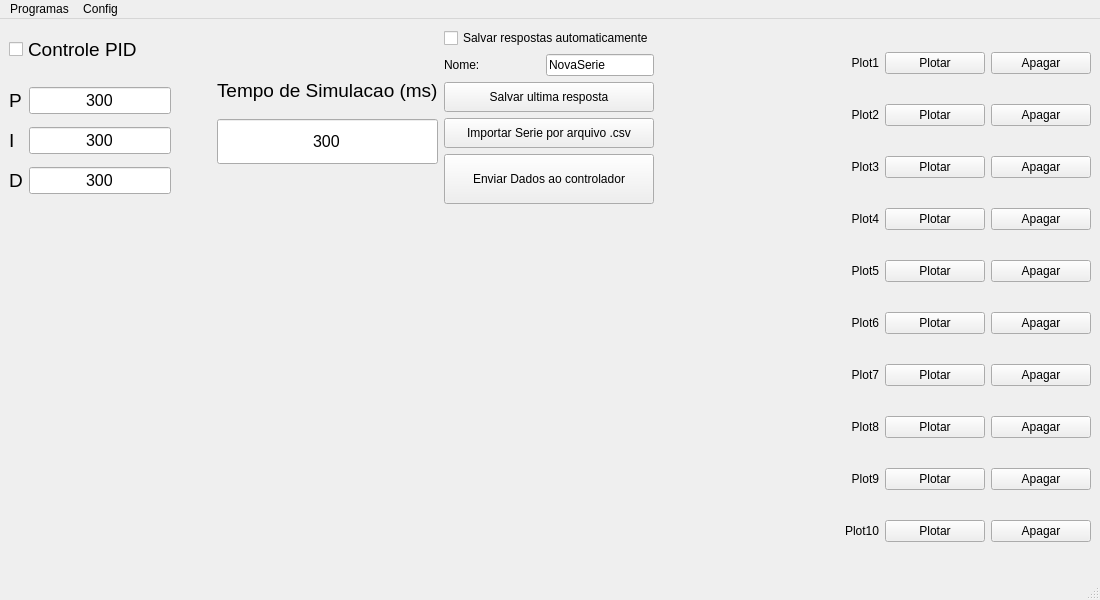
<?xml version="1.0" encoding="UTF-8"?>
<ui version="4.0">
 <class>MainWindow</class>
 <widget class="QMainWindow" name="MainWindow">
  <property name="geometry">
   <rect>
    <x>0</x>
    <y>0</y>
    <width>1100</width>
    <height>600</height>
   </rect>
  </property>
  <property name="sizePolicy">
   <sizepolicy hsizetype="Preferred" vsizetype="Preferred">
    <horstretch>50</horstretch>
    <verstretch>0</verstretch>
   </sizepolicy>
  </property>
  <property name="minimumSize">
   <size>
    <width>797</width>
    <height>0</height>
   </size>
  </property>
  <property name="windowTitle">
   <string>MainWindow</string>
  </property>
  <property name="layoutDirection">
   <enum>Qt::LeftToRight</enum>
  </property>
  <widget class="QWidget" name="centralwidget">
   <layout class="QGridLayout" name="gridLayout_3">
    <item row="0" column="2" rowspan="2">
     <layout class="QVBoxLayout" name="LayoutSeries">
      <item>
       <layout class="QHBoxLayout" name="horizontalLayout_8">
        <item>
         <widget class="QLabel" name="lblSerie_1">
          <property name="sizePolicy">
           <sizepolicy hsizetype="MinimumExpanding" vsizetype="Preferred">
            <horstretch>0</horstretch>
            <verstretch>0</verstretch>
           </sizepolicy>
          </property>
          <property name="minimumSize">
           <size>
            <width>100</width>
            <height>0</height>
           </size>
          </property>
          <property name="text">
           <string>Plot1</string>
          </property>
          <property name="alignment">
           <set>Qt::AlignRight|Qt::AlignTrailing|Qt::AlignVCenter</set>
          </property>
         </widget>
        </item>
        <item>
         <widget class="QPushButton" name="btnPlotar_1">
          <property name="sizePolicy">
           <sizepolicy hsizetype="MinimumExpanding" vsizetype="Fixed">
            <horstretch>0</horstretch>
            <verstretch>0</verstretch>
           </sizepolicy>
          </property>
          <property name="maximumSize">
           <size>
            <width>100</width>
            <height>16777215</height>
           </size>
          </property>
          <property name="text">
           <string>Plotar</string>
          </property>
          <property name="autoRepeatDelay">
           <number>300</number>
          </property>
          <property name="autoDefault">
           <bool>false</bool>
          </property>
          <property name="default">
           <bool>false</bool>
          </property>
          <property name="flat">
           <bool>false</bool>
          </property>
         </widget>
        </item>
        <item>
         <widget class="QPushButton" name="btnApagar_1">
          <property name="sizePolicy">
           <sizepolicy hsizetype="MinimumExpanding" vsizetype="Fixed">
            <horstretch>0</horstretch>
            <verstretch>0</verstretch>
           </sizepolicy>
          </property>
          <property name="maximumSize">
           <size>
            <width>100</width>
            <height>16777215</height>
           </size>
          </property>
          <property name="text">
           <string>Apagar</string>
          </property>
         </widget>
        </item>
       </layout>
      </item>
      <item>
       <layout class="QHBoxLayout" name="horizontalLayout_9">
        <item>
         <widget class="QLabel" name="lblSerie_2">
          <property name="sizePolicy">
           <sizepolicy hsizetype="Minimum" vsizetype="Preferred">
            <horstretch>0</horstretch>
            <verstretch>0</verstretch>
           </sizepolicy>
          </property>
          <property name="minimumSize">
           <size>
            <width>100</width>
            <height>0</height>
           </size>
          </property>
          <property name="text">
           <string>Plot2</string>
          </property>
          <property name="alignment">
           <set>Qt::AlignRight|Qt::AlignTrailing|Qt::AlignVCenter</set>
          </property>
         </widget>
        </item>
        <item>
         <widget class="QPushButton" name="btnPlotar_2">
          <property name="maximumSize">
           <size>
            <width>100</width>
            <height>16777215</height>
           </size>
          </property>
          <property name="text">
           <string>Plotar</string>
          </property>
         </widget>
        </item>
        <item>
         <widget class="QPushButton" name="btnApagar_2">
          <property name="maximumSize">
           <size>
            <width>100</width>
            <height>16777215</height>
           </size>
          </property>
          <property name="text">
           <string>Apagar</string>
          </property>
         </widget>
        </item>
       </layout>
      </item>
      <item>
       <layout class="QHBoxLayout" name="horizontalLayout_10">
        <item>
         <widget class="QLabel" name="lblSerie_3">
          <property name="sizePolicy">
           <sizepolicy hsizetype="Minimum" vsizetype="Preferred">
            <horstretch>0</horstretch>
            <verstretch>0</verstretch>
           </sizepolicy>
          </property>
          <property name="minimumSize">
           <size>
            <width>100</width>
            <height>0</height>
           </size>
          </property>
          <property name="text">
           <string>Plot3</string>
          </property>
          <property name="alignment">
           <set>Qt::AlignRight|Qt::AlignTrailing|Qt::AlignVCenter</set>
          </property>
         </widget>
        </item>
        <item>
         <widget class="QPushButton" name="btnPlotar_3">
          <property name="maximumSize">
           <size>
            <width>100</width>
            <height>16777215</height>
           </size>
          </property>
          <property name="text">
           <string>Plotar</string>
          </property>
         </widget>
        </item>
        <item>
         <widget class="QPushButton" name="btnApagar_3">
          <property name="maximumSize">
           <size>
            <width>100</width>
            <height>16777215</height>
           </size>
          </property>
          <property name="text">
           <string>Apagar</string>
          </property>
         </widget>
        </item>
       </layout>
      </item>
      <item>
       <layout class="QHBoxLayout" name="horizontalLayout_11">
        <item>
         <widget class="QLabel" name="lblSerie_4">
          <property name="sizePolicy">
           <sizepolicy hsizetype="Minimum" vsizetype="Preferred">
            <horstretch>0</horstretch>
            <verstretch>0</verstretch>
           </sizepolicy>
          </property>
          <property name="minimumSize">
           <size>
            <width>100</width>
            <height>0</height>
           </size>
          </property>
          <property name="text">
           <string>Plot4</string>
          </property>
          <property name="alignment">
           <set>Qt::AlignRight|Qt::AlignTrailing|Qt::AlignVCenter</set>
          </property>
         </widget>
        </item>
        <item>
         <widget class="QPushButton" name="btnPlotar_4">
          <property name="maximumSize">
           <size>
            <width>100</width>
            <height>16777215</height>
           </size>
          </property>
          <property name="text">
           <string>Plotar</string>
          </property>
         </widget>
        </item>
        <item>
         <widget class="QPushButton" name="btnApagar_4">
          <property name="maximumSize">
           <size>
            <width>100</width>
            <height>16777215</height>
           </size>
          </property>
          <property name="text">
           <string>Apagar</string>
          </property>
         </widget>
        </item>
       </layout>
      </item>
      <item>
       <layout class="QHBoxLayout" name="horizontalLayout_12">
        <item>
         <widget class="QLabel" name="lblSerie_5">
          <property name="sizePolicy">
           <sizepolicy hsizetype="Minimum" vsizetype="Preferred">
            <horstretch>0</horstretch>
            <verstretch>0</verstretch>
           </sizepolicy>
          </property>
          <property name="minimumSize">
           <size>
            <width>100</width>
            <height>0</height>
           </size>
          </property>
          <property name="text">
           <string>Plot5</string>
          </property>
          <property name="alignment">
           <set>Qt::AlignRight|Qt::AlignTrailing|Qt::AlignVCenter</set>
          </property>
         </widget>
        </item>
        <item>
         <widget class="QPushButton" name="btnPlotar_5">
          <property name="maximumSize">
           <size>
            <width>100</width>
            <height>16777215</height>
           </size>
          </property>
          <property name="text">
           <string>Plotar</string>
          </property>
         </widget>
        </item>
        <item>
         <widget class="QPushButton" name="btnApagar_5">
          <property name="maximumSize">
           <size>
            <width>100</width>
            <height>16777215</height>
           </size>
          </property>
          <property name="text">
           <string>Apagar</string>
          </property>
         </widget>
        </item>
       </layout>
      </item>
      <item>
       <layout class="QHBoxLayout" name="horizontalLayout_13">
        <item>
         <widget class="QLabel" name="lblSerie_6">
          <property name="sizePolicy">
           <sizepolicy hsizetype="Minimum" vsizetype="Preferred">
            <horstretch>0</horstretch>
            <verstretch>0</verstretch>
           </sizepolicy>
          </property>
          <property name="minimumSize">
           <size>
            <width>100</width>
            <height>0</height>
           </size>
          </property>
          <property name="text">
           <string>Plot6</string>
          </property>
          <property name="alignment">
           <set>Qt::AlignRight|Qt::AlignTrailing|Qt::AlignVCenter</set>
          </property>
         </widget>
        </item>
        <item>
         <widget class="QPushButton" name="btnPlotar_6">
          <property name="maximumSize">
           <size>
            <width>100</width>
            <height>16777215</height>
           </size>
          </property>
          <property name="text">
           <string>Plotar</string>
          </property>
         </widget>
        </item>
        <item>
         <widget class="QPushButton" name="btnApagar_6">
          <property name="maximumSize">
           <size>
            <width>100</width>
            <height>16777215</height>
           </size>
          </property>
          <property name="text">
           <string>Apagar</string>
          </property>
         </widget>
        </item>
       </layout>
      </item>
      <item>
       <layout class="QHBoxLayout" name="horizontalLayout_14">
        <item>
         <widget class="QLabel" name="lblSerie_7">
          <property name="sizePolicy">
           <sizepolicy hsizetype="Minimum" vsizetype="Preferred">
            <horstretch>0</horstretch>
            <verstretch>0</verstretch>
           </sizepolicy>
          </property>
          <property name="minimumSize">
           <size>
            <width>100</width>
            <height>0</height>
           </size>
          </property>
          <property name="text">
           <string>Plot7</string>
          </property>
          <property name="alignment">
           <set>Qt::AlignRight|Qt::AlignTrailing|Qt::AlignVCenter</set>
          </property>
         </widget>
        </item>
        <item>
         <widget class="QPushButton" name="btnPlotar_7">
          <property name="maximumSize">
           <size>
            <width>100</width>
            <height>16777215</height>
           </size>
          </property>
          <property name="text">
           <string>Plotar</string>
          </property>
         </widget>
        </item>
        <item>
         <widget class="QPushButton" name="btnApagar_7">
          <property name="maximumSize">
           <size>
            <width>100</width>
            <height>16777215</height>
           </size>
          </property>
          <property name="text">
           <string>Apagar</string>
          </property>
         </widget>
        </item>
       </layout>
      </item>
      <item>
       <layout class="QHBoxLayout" name="horizontalLayout_15">
        <item>
         <widget class="QLabel" name="lblSerie_8">
          <property name="sizePolicy">
           <sizepolicy hsizetype="Minimum" vsizetype="Preferred">
            <horstretch>0</horstretch>
            <verstretch>0</verstretch>
           </sizepolicy>
          </property>
          <property name="minimumSize">
           <size>
            <width>100</width>
            <height>0</height>
           </size>
          </property>
          <property name="text">
           <string>Plot8</string>
          </property>
          <property name="alignment">
           <set>Qt::AlignRight|Qt::AlignTrailing|Qt::AlignVCenter</set>
          </property>
         </widget>
        </item>
        <item>
         <widget class="QPushButton" name="btnPlotar_8">
          <property name="maximumSize">
           <size>
            <width>100</width>
            <height>16777215</height>
           </size>
          </property>
          <property name="text">
           <string>Plotar</string>
          </property>
         </widget>
        </item>
        <item>
         <widget class="QPushButton" name="btnApagar_8">
          <property name="maximumSize">
           <size>
            <width>100</width>
            <height>16777215</height>
           </size>
          </property>
          <property name="text">
           <string>Apagar</string>
          </property>
         </widget>
        </item>
       </layout>
      </item>
      <item>
       <layout class="QHBoxLayout" name="horizontalLayout_16">
        <item>
         <widget class="QLabel" name="lblSerie_9">
          <property name="sizePolicy">
           <sizepolicy hsizetype="Minimum" vsizetype="Preferred">
            <horstretch>0</horstretch>
            <verstretch>0</verstretch>
           </sizepolicy>
          </property>
          <property name="minimumSize">
           <size>
            <width>100</width>
            <height>0</height>
           </size>
          </property>
          <property name="text">
           <string>Plot9</string>
          </property>
          <property name="alignment">
           <set>Qt::AlignRight|Qt::AlignTrailing|Qt::AlignVCenter</set>
          </property>
         </widget>
        </item>
        <item>
         <widget class="QPushButton" name="btnPlotar_9">
          <property name="maximumSize">
           <size>
            <width>100</width>
            <height>16777215</height>
           </size>
          </property>
          <property name="text">
           <string>Plotar</string>
          </property>
         </widget>
        </item>
        <item>
         <widget class="QPushButton" name="btnApagar_9">
          <property name="maximumSize">
           <size>
            <width>100</width>
            <height>16777215</height>
           </size>
          </property>
          <property name="text">
           <string>Apagar</string>
          </property>
         </widget>
        </item>
       </layout>
      </item>
      <item>
       <layout class="QHBoxLayout" name="horizontalLayout_17">
        <item>
         <widget class="QLabel" name="lblSerie_10">
          <property name="sizePolicy">
           <sizepolicy hsizetype="Minimum" vsizetype="Preferred">
            <horstretch>0</horstretch>
            <verstretch>0</verstretch>
           </sizepolicy>
          </property>
          <property name="minimumSize">
           <size>
            <width>100</width>
            <height>0</height>
           </size>
          </property>
          <property name="text">
           <string>Plot10</string>
          </property>
          <property name="alignment">
           <set>Qt::AlignRight|Qt::AlignTrailing|Qt::AlignVCenter</set>
          </property>
         </widget>
        </item>
        <item>
         <widget class="QPushButton" name="btnPlotar_10">
          <property name="maximumSize">
           <size>
            <width>100</width>
            <height>16777215</height>
           </size>
          </property>
          <property name="text">
           <string>Plotar</string>
          </property>
         </widget>
        </item>
        <item>
         <widget class="QPushButton" name="btnApagar_10">
          <property name="maximumSize">
           <size>
            <width>100</width>
            <height>16777215</height>
           </size>
          </property>
          <property name="text">
           <string>Apagar</string>
          </property>
         </widget>
        </item>
       </layout>
      </item>
     </layout>
    </item>
    <item row="0" column="0" rowspan="2">
     <layout class="QVBoxLayout" name="verticalLayout_4">
      <item>
       <layout class="QGridLayout" name="LayoutControle">
        <property name="sizeConstraint">
         <enum>QLayout::SetMinimumSize</enum>
        </property>
        <item row="0" column="4">
         <spacer name="horizontalSpacer_4">
          <property name="orientation">
           <enum>Qt::Horizontal</enum>
          </property>
          <property name="sizeType">
           <enum>QSizePolicy::Expanding</enum>
          </property>
          <property name="sizeHint" stdset="0">
           <size>
            <width>40</width>
            <height>20</height>
           </size>
          </property>
         </spacer>
        </item>
        <item row="0" column="2">
         <layout class="QVBoxLayout" name="verticalLayout_3">
          <item>
           <layout class="QVBoxLayout" name="verticalLayout_2">
            <item>
             <spacer name="verticalSpacer_2">
              <property name="orientation">
               <enum>Qt::Vertical</enum>
              </property>
              <property name="sizeType">
               <enum>QSizePolicy::Minimum</enum>
              </property>
              <property name="sizeHint" stdset="0">
               <size>
                <width>20</width>
                <height>40</height>
               </size>
              </property>
             </spacer>
            </item>
            <item>
             <widget class="QLabel" name="label">
              <property name="sizePolicy">
               <sizepolicy hsizetype="Fixed" vsizetype="Preferred">
                <horstretch>0</horstretch>
                <verstretch>0</verstretch>
               </sizepolicy>
              </property>
              <property name="minimumSize">
               <size>
                <width>200</width>
                <height>0</height>
               </size>
              </property>
              <property name="font">
               <font>
                <pointsize>14</pointsize>
               </font>
              </property>
              <property name="lineWidth">
               <number>5</number>
              </property>
              <property name="text">
               <string>Tempo de Simulacao (ms)</string>
              </property>
              <property name="textFormat">
               <enum>Qt::AutoText</enum>
              </property>
              <property name="alignment">
               <set>Qt::AlignLeading|Qt::AlignLeft|Qt::AlignVCenter</set>
              </property>
             </widget>
            </item>
            <item>
             <widget class="QLineEdit" name="txtTempoSimulacao">
              <property name="sizePolicy">
               <sizepolicy hsizetype="Expanding" vsizetype="Minimum">
                <horstretch>0</horstretch>
                <verstretch>0</verstretch>
               </sizepolicy>
              </property>
              <property name="minimumSize">
               <size>
                <width>150</width>
                <height>40</height>
               </size>
              </property>
              <property name="font">
               <font>
                <pointsize>12</pointsize>
               </font>
              </property>
              <property name="text">
               <string>300</string>
              </property>
              <property name="alignment">
               <set>Qt::AlignCenter</set>
              </property>
             </widget>
            </item>
            <item>
             <spacer name="verticalSpacer_3">
              <property name="orientation">
               <enum>Qt::Vertical</enum>
              </property>
              <property name="sizeType">
               <enum>QSizePolicy::Minimum</enum>
              </property>
              <property name="sizeHint" stdset="0">
               <size>
                <width>20</width>
                <height>40</height>
               </size>
              </property>
             </spacer>
            </item>
            <item>
             <layout class="QHBoxLayout" name="horizontalLayout">
              <property name="spacing">
               <number>6</number>
              </property>
              <property name="sizeConstraint">
               <enum>QLayout::SetMaximumSize</enum>
              </property>
             </layout>
            </item>
           </layout>
          </item>
         </layout>
        </item>
        <item row="0" column="3">
         <layout class="QVBoxLayout" name="verticalLayout_6">
          <item>
           <widget class="QCheckBox" name="checkBoSalvarAuto">
            <property name="minimumSize">
             <size>
              <width>200</width>
              <height>0</height>
             </size>
            </property>
            <property name="text">
             <string>Salvar respostas automaticamente</string>
            </property>
           </widget>
          </item>
          <item>
           <layout class="QHBoxLayout" name="horizontalLayout_4">
            <item>
             <widget class="QLabel" name="label_4">
              <property name="sizePolicy">
               <sizepolicy hsizetype="Minimum" vsizetype="Preferred">
                <horstretch>0</horstretch>
                <verstretch>0</verstretch>
               </sizepolicy>
              </property>
              <property name="text">
               <string>Nome:</string>
              </property>
             </widget>
            </item>
            <item>
             <widget class="QLineEdit" name="lineEditNome">
              <property name="sizePolicy">
               <sizepolicy hsizetype="Minimum" vsizetype="Fixed">
                <horstretch>0</horstretch>
                <verstretch>0</verstretch>
               </sizepolicy>
              </property>
              <property name="text">
               <string>NovaSerie</string>
              </property>
             </widget>
            </item>
           </layout>
          </item>
          <item>
           <widget class="QPushButton" name="btnSalvarUltimaResposta">
            <property name="minimumSize">
             <size>
              <width>150</width>
              <height>30</height>
             </size>
            </property>
            <property name="text">
             <string>Salvar ultima resposta</string>
            </property>
           </widget>
          </item>
          <item>
           <widget class="QPushButton" name="btnImportarCSV">
            <property name="minimumSize">
             <size>
              <width>150</width>
              <height>30</height>
             </size>
            </property>
            <property name="text">
             <string>Importar Serie por arquivo .csv</string>
            </property>
           </widget>
          </item>
          <item>
           <widget class="QPushButton" name="btnEnviarDados">
            <property name="minimumSize">
             <size>
              <width>0</width>
              <height>50</height>
             </size>
            </property>
            <property name="text">
             <string>Enviar Dados ao controlador</string>
            </property>
           </widget>
          </item>
         </layout>
        </item>
        <item row="0" column="1">
         <layout class="QVBoxLayout" name="verticalLayout">
          <property name="sizeConstraint">
           <enum>QLayout::SetMinimumSize</enum>
          </property>
          <item>
           <widget class="QCheckBox" name="checkBox">
            <property name="minimumSize">
             <size>
              <width>150</width>
              <height>0</height>
             </size>
            </property>
            <property name="font">
             <font>
              <pointsize>14</pointsize>
             </font>
            </property>
            <property name="text">
             <string>Controle PID</string>
            </property>
           </widget>
          </item>
          <item>
           <spacer name="verticalSpacer">
            <property name="orientation">
             <enum>Qt::Vertical</enum>
            </property>
            <property name="sizeType">
             <enum>QSizePolicy::Fixed</enum>
            </property>
            <property name="sizeHint" stdset="0">
             <size>
              <width>20</width>
              <height>10</height>
             </size>
            </property>
           </spacer>
          </item>
          <item>
           <layout class="QHBoxLayout" name="horizontalLayout_3">
            <item>
             <widget class="QLabel" name="label_3">
              <property name="font">
               <font>
                <pointsize>14</pointsize>
               </font>
              </property>
              <property name="lineWidth">
               <number>5</number>
              </property>
              <property name="text">
               <string>P</string>
              </property>
             </widget>
            </item>
            <item>
             <widget class="QLineEdit" name="lineEdit_3">
              <property name="sizePolicy">
               <sizepolicy hsizetype="Minimum" vsizetype="Fixed">
                <horstretch>0</horstretch>
                <verstretch>0</verstretch>
               </sizepolicy>
              </property>
              <property name="minimumSize">
               <size>
                <width>50</width>
                <height>0</height>
               </size>
              </property>
              <property name="font">
               <font>
                <pointsize>12</pointsize>
               </font>
              </property>
              <property name="text">
               <string>300</string>
              </property>
              <property name="alignment">
               <set>Qt::AlignCenter</set>
              </property>
             </widget>
            </item>
            <item>
             <spacer name="horizontalSpacer">
              <property name="orientation">
               <enum>Qt::Horizontal</enum>
              </property>
              <property name="sizeType">
               <enum>QSizePolicy::Minimum</enum>
              </property>
              <property name="sizeHint" stdset="0">
               <size>
                <width>40</width>
                <height>20</height>
               </size>
              </property>
             </spacer>
            </item>
           </layout>
          </item>
          <item>
           <layout class="QHBoxLayout" name="horizontalLayout_7">
            <item>
             <widget class="QLabel" name="label_7">
              <property name="font">
               <font>
                <pointsize>14</pointsize>
               </font>
              </property>
              <property name="lineWidth">
               <number>5</number>
              </property>
              <property name="text">
               <string>I</string>
              </property>
             </widget>
            </item>
            <item>
             <widget class="QLineEdit" name="lineEdit_7">
              <property name="sizePolicy">
               <sizepolicy hsizetype="Minimum" vsizetype="Fixed">
                <horstretch>0</horstretch>
                <verstretch>0</verstretch>
               </sizepolicy>
              </property>
              <property name="minimumSize">
               <size>
                <width>50</width>
                <height>0</height>
               </size>
              </property>
              <property name="font">
               <font>
                <pointsize>12</pointsize>
               </font>
              </property>
              <property name="text">
               <string>300</string>
              </property>
              <property name="alignment">
               <set>Qt::AlignCenter</set>
              </property>
             </widget>
            </item>
            <item>
             <spacer name="horizontalSpacer_2">
              <property name="orientation">
               <enum>Qt::Horizontal</enum>
              </property>
              <property name="sizeType">
               <enum>QSizePolicy::Minimum</enum>
              </property>
              <property name="sizeHint" stdset="0">
               <size>
                <width>40</width>
                <height>20</height>
               </size>
              </property>
             </spacer>
            </item>
           </layout>
          </item>
          <item>
           <layout class="QHBoxLayout" name="horizontalLayout_2">
            <item>
             <widget class="QLabel" name="label_2">
              <property name="font">
               <font>
                <pointsize>14</pointsize>
               </font>
              </property>
              <property name="lineWidth">
               <number>5</number>
              </property>
              <property name="text">
               <string>D</string>
              </property>
             </widget>
            </item>
            <item>
             <widget class="QLineEdit" name="lineEdit_2">
              <property name="sizePolicy">
               <sizepolicy hsizetype="Minimum" vsizetype="Fixed">
                <horstretch>0</horstretch>
                <verstretch>0</verstretch>
               </sizepolicy>
              </property>
              <property name="minimumSize">
               <size>
                <width>50</width>
                <height>0</height>
               </size>
              </property>
              <property name="font">
               <font>
                <pointsize>12</pointsize>
               </font>
              </property>
              <property name="text">
               <string>300</string>
              </property>
              <property name="alignment">
               <set>Qt::AlignCenter</set>
              </property>
             </widget>
            </item>
            <item>
             <spacer name="horizontalSpacer_6">
              <property name="orientation">
               <enum>Qt::Horizontal</enum>
              </property>
              <property name="sizeType">
               <enum>QSizePolicy::Minimum</enum>
              </property>
              <property name="sizeHint" stdset="0">
               <size>
                <width>40</width>
                <height>20</height>
               </size>
              </property>
             </spacer>
            </item>
           </layout>
          </item>
         </layout>
        </item>
       </layout>
      </item>
      <item>
       <widget class="QWidget" name="PlotWidget" native="true">
        <property name="sizePolicy">
         <sizepolicy hsizetype="Expanding" vsizetype="Expanding">
          <horstretch>0</horstretch>
          <verstretch>0</verstretch>
         </sizepolicy>
        </property>
        <property name="maximumSize">
         <size>
          <width>1000</width>
          <height>16777215</height>
         </size>
        </property>
       </widget>
      </item>
     </layout>
    </item>
    <item row="0" column="1">
     <spacer name="horizontalSpacer_3">
      <property name="orientation">
       <enum>Qt::Horizontal</enum>
      </property>
      <property name="sizeType">
       <enum>QSizePolicy::Preferred</enum>
      </property>
      <property name="sizeHint" stdset="0">
       <size>
        <width>50</width>
        <height>0</height>
       </size>
      </property>
     </spacer>
    </item>
   </layout>
  </widget>
  <widget class="QMenuBar" name="menubar">
   <property name="geometry">
    <rect>
     <x>0</x>
     <y>0</y>
     <width>1100</width>
     <height>21</height>
    </rect>
   </property>
   <widget class="QMenu" name="menuProgramas">
    <property name="title">
     <string>Programas</string>
    </property>
    <addaction name="actionMATLAB"/>
    <addaction name="actionTerminal"/>
    <addaction name="separator"/>
    <addaction name="actionPython"/>
   </widget>
   <widget class="QMenu" name="menuConfig">
    <property name="title">
     <string>Config</string>
    </property>
    <widget class="QMenu" name="menuConfigura_es_de_Comm">
     <property name="title">
      <string>Configurações de Comm</string>
     </property>
     <widget class="QMenu" name="menuPorta_COM">
      <property name="title">
       <string>Escolher Porta</string>
      </property>
      <addaction name="actionCOM_1"/>
      <addaction name="actionCOM_2"/>
      <addaction name="actionCOM_3"/>
      <addaction name="actionCOM_4"/>
      <addaction name="actionCOM_5"/>
      <addaction name="actionCOM_6"/>
      <addaction name="separator"/>
      <addaction name="actionOutra_porta"/>
     </widget>
     <widget class="QMenu" name="menuDefinir_Baud_Rate">
      <property name="title">
       <string>Definir Baud Rate</string>
      </property>
      <addaction name="action4800_bps"/>
      <addaction name="action9600_bps"/>
      <addaction name="action19200_bps"/>
      <addaction name="action38400_bps"/>
      <addaction name="separator"/>
      <addaction name="actionOutros_valores"/>
     </widget>
     <addaction name="menuPorta_COM"/>
     <addaction name="menuDefinir_Baud_Rate"/>
    </widget>
    <addaction name="menuConfigura_es_de_Comm"/>
   </widget>
   <addaction name="menuProgramas"/>
   <addaction name="menuConfig"/>
  </widget>
  <widget class="QStatusBar" name="statusbar"/>
  <action name="actionMATLAB">
   <property name="text">
    <string>MATLAB</string>
   </property>
  </action>
  <action name="actionTerminal">
   <property name="text">
    <string>Terminal</string>
   </property>
  </action>
  <action name="actionPython">
   <property name="text">
    <string>Python</string>
   </property>
  </action>
  <action name="actionCOM_1">
   <property name="checkable">
    <bool>true</bool>
   </property>
   <property name="text">
    <string>COM 1</string>
   </property>
  </action>
  <action name="actionCOM_2">
   <property name="checkable">
    <bool>true</bool>
   </property>
   <property name="text">
    <string>COM 2</string>
   </property>
  </action>
  <action name="actionCOM_3">
   <property name="checkable">
    <bool>true</bool>
   </property>
   <property name="text">
    <string>COM 3</string>
   </property>
  </action>
  <action name="actionCOM_4">
   <property name="checkable">
    <bool>true</bool>
   </property>
   <property name="text">
    <string>COM 4</string>
   </property>
  </action>
  <action name="actionCOM_5">
   <property name="checkable">
    <bool>true</bool>
   </property>
   <property name="text">
    <string>COM 5</string>
   </property>
  </action>
  <action name="actionCOM_6">
   <property name="checkable">
    <bool>true</bool>
   </property>
   <property name="text">
    <string>COM 6</string>
   </property>
  </action>
  <action name="actionOutra_porta">
   <property name="text">
    <string>Outra porta</string>
   </property>
  </action>
  <action name="action9600_bps">
   <property name="checkable">
    <bool>true</bool>
   </property>
   <property name="text">
    <string>9600 bps</string>
   </property>
  </action>
  <action name="action4800_bps">
   <property name="checkable">
    <bool>true</bool>
   </property>
   <property name="text">
    <string>4800 bps</string>
   </property>
  </action>
  <action name="action19200_bps">
   <property name="checkable">
    <bool>true</bool>
   </property>
   <property name="text">
    <string>19200 bps</string>
   </property>
  </action>
  <action name="action38400_bps">
   <property name="checkable">
    <bool>true</bool>
   </property>
   <property name="text">
    <string>38400 bps</string>
   </property>
  </action>
  <action name="actionOutros_valores">
   <property name="text">
    <string>Outros valores</string>
   </property>
  </action>
 </widget>
 <resources/>
 <connections>
  <connection>
   <sender>actionPython</sender>
   <signal>triggered()</signal>
   <receiver>PlotWidget</receiver>
   <slot>hide()</slot>
   <hints>
    <hint type="sourcelabel">
     <x>-1</x>
     <y>-1</y>
    </hint>
    <hint type="destinationlabel">
     <x>360</x>
     <y>390</y>
    </hint>
   </hints>
  </connection>
  <connection>
   <sender>actionCOM_1</sender>
   <signal>triggered()</signal>
   <receiver>actionCOM_1</receiver>
   <slot>toggle()</slot>
   <hints>
    <hint type="sourcelabel">
     <x>-1</x>
     <y>-1</y>
    </hint>
    <hint type="destinationlabel">
     <x>-1</x>
     <y>-1</y>
    </hint>
   </hints>
  </connection>
 </connections>
</ui>
